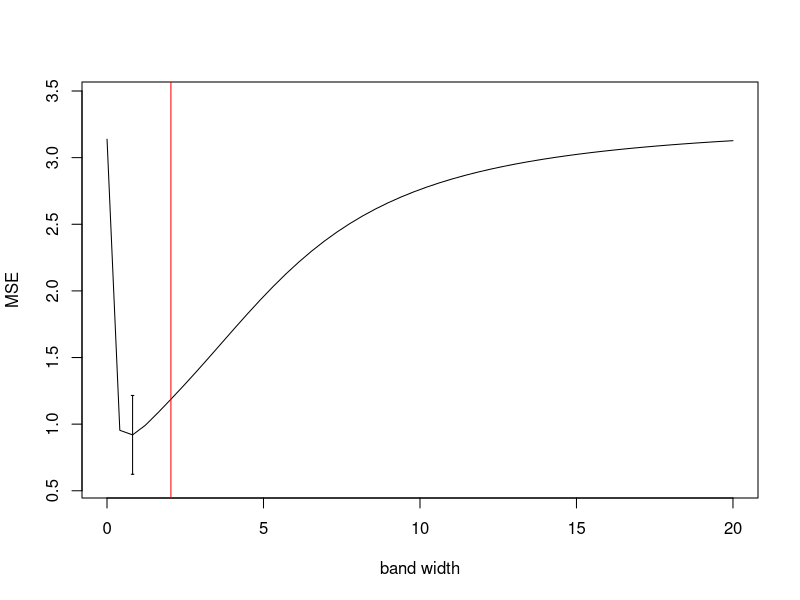

R code for this plot:
#!/usr/bin/env R
# -*- coding: utf-8 -*-
# @Date    : 2017-11-05 22:38:16
# @Author  : Roth (rothdyt@gmail.com)
# @Version : 0.9

KernelRegression <- function(x,y,x0,bandwidth){
  # ------------------------- function document --------------------------------
  # Perform univariate Gaussian Kernel Regression
  #
  # @Args:
  # x:  predictor; matrix n*1
  # y:  response; matrix n*1
  # x0: points you want to predict; matix m*1	
  # bandwidth: bandwidth used in the kernel function
  
  # @values:
  #	fval: prediced value at points x0
  x0 <- matrix(x0,ncol=1)
  x <- matrix(x,ncol=1)
  y <- matrix(y,ncol=1)
  GaussianKernel <- function(xi,x0,bandwidth){
    bandwidth <- 0.3706506 * bandwidth
    distance <- (xi - x0) / bandwidth
    kval <- 1 / sqrt(2 * pi) * exp(- distance^2/2)
    # prevent zero 
    label <- which(kval <= 1e-12)
    kval[label] <- 1e-12
    return(kval / bandwidth)
  }
  fval <- rep(0,length(x0))
  for (j in seq_len(length(x0))){
    weights <- sapply(x,GaussianKernel,x0[j],bandwidth)
    nomralizer <- sum(weights)
    weights <- weights / nomralizer
    fval[j] <- t(weights) %*% y
  }
  return(fval)
}
KR.cv <- function(x,y,bandwidthrange,K=10){
  x <- matrix(x,ncol=1)
  y <- matrix(y,ncol=1)
  if (!exists(".Random.seed", envir = .GlobalEnv, inherits = FALSE))
    seed <- get(".Random.seed", envir = .GlobalEnv, inherits = FALSE)
  n <- nrow(x)
  if ((K > n) || (K <= 1))
    stop("'K' outside allowable range")
  K.o <- K
  K <- round(K)
  kvals <- unique(round(n/(1L:floor(n/2))))
  temp <- abs(kvals - K)
  if (!any(temp == 0))
    K <- kvals[temp == min(temp)][1L]
  if (K != K.o)
    warning(gettextf("'K' has been set to %f", K), domain = NA)
  f <- ceiling(n/K)
  s <- sample(rep(1L:K, f), n)
  ms <- max(s)
  MSE <- rep(0,length(bandwidthrange))
  sd <- rep(0,length(bandwidthrange))
  for (t in seq_len(length(bandwidthrange))){
    mse.t <- matrix(NA,nrow = K,ncol=1)
    for (i in seq_len(ms)){
      j.out <- seq_len(n)[(s == i)]
      j.in <- seq_len(n)[(s != i)]
      x.i<-x[j.in,,drop=FALSE]
      y.i<-y[j.in,,drop=FALSE]
      y.pred.i <- KernelRegression(x.i,y.i,x[j.out,,drop=FALSE],
                                   bandwidth=bandwidthrange[t])
      y.test.i <- y[j.out,,drop=FALSE]
      mse.t[i,1] <- sum((y.pred.i - y.test.i)^2)/length(y.test.i) 
    }
    MSE[t] <- sum(mse.t) / K
    sd[t] <- sd(mse.t)
  }
  index <- which.min(MSE)
  best.bandwidth <- bandwidthrange[index]
  results <- list(best.bandwidth=best.bandwidth,
                  bandwidthrange=bandwidthrange,
                  MSE=MSE,sd=sd)
  class(results) <- "KernelRegression"
  return(results)	
}

plot.kg <- function(KernelRegressionObject,onesd=TRUE){
  xstart <- KernelRegressionObject$bandwidthrange[which.min(
    KernelRegressionObject$MSE)] * 0.95
  xend <- KernelRegressionObject$bandwidthrange[which.min(
    KernelRegressionObject$MSE)] * 1.05
  yupper <- min(KernelRegressionObject$MSE)+
    KernelRegressionObject$sd[which.min(
      KernelRegressionObject$MSE)]
  ylower <- min(KernelRegressionObject$MSE)-
    KernelRegressionObject$sd[which.min(
      KernelRegressionObject$MSE)]
  plot(KernelRegressionObject$bandwidthrange,
       KernelRegressionObject$MSE,type="l",
       ylim=c(ylower*0.9,max(KernelRegressionObject$MSE)*1.1),
       xlab="band width",ylab="MSE")
  segments(x0=xstart,y0=yupper,x1=xend)
  segments(x0=xstart,y0=ylower,x1=xend)
  segments(x0=KernelRegressionObject$bandwidthrange[which.min(
    KernelRegressionObject$MSE)],y0=ylower,y1=yupper)
  if (onesd){
    label <- which(KernelRegressionObject$MSE < yupper & 
                     ylower < KernelRegressionObject$MSE)
    if (length(label) != 0){
      label <- max(label)
      bandwith.suggest <- KernelRegressionObject$bandwidthrange[label]
      abline(v=bandwith.suggest,col="red")
    }else{
      bandwith.suggest <- KernelRegressionObject$bandwidthrange[which.min(
        KernelRegressionObject$MSE)]
      abline(v=bandwith.suggest,col="red")
    }
    print(paste("Suggested band width is",round(bandwith.suggest,digits=2)))
  }
}

KR.cv.fast <- function(x,y,bandwidthrange,K=5){
  y <- y[order(x)]
  x <- x[order(x)]
  x <- matrix(x,ncol=1)
  y <- matrix(y,ncol=1)
  if (!exists(".Random.seed", envir = .GlobalEnv, inherits = FALSE))
    seed <- get(".Random.seed", envir = .GlobalEnv, inherits = FALSE)
  n <- nrow(x)
  if ((K > n) || (K <= 1))
    stop("'K' outside allowable range")
  K.o <- K
  K <- round(K)
  kvals <- unique(round(n/(1L:floor(n/2))))
  temp <- abs(kvals - K)
  if (!any(temp == 0))
    K <- kvals[temp == min(temp)][1L]
  if (K != K.o)
    warning(gettextf("'K' has been set to %f", K), domain = NA)
  f <- ceiling(n/K)
  s <- sample(rep(1L:K, f), n)
  ms <- max(s)
  MSE <- rep(0,length(bandwidthrange))
  sd <- rep(0,length(bandwidthrange))
  for (t in seq_len(length(bandwidthrange))){
    mse.t <- matrix(NA,nrow = K,ncol=1)
    for (i in seq_len(ms)){#browser()
      j.out <- seq_len(n)[(s == i)]
      j.in <- seq_len(n)[(s != i)]
      x.i<-x[j.in,,drop=FALSE]
      y.i<-y[j.in,,drop=FALSE]
      y.pred.i <- ksmooth(x.i, y.i, kernel = "normal", 
                          bandwidth = bandwidthrange[t], x.points = x[j.out,,drop=FALSE])$y
      y.test.i <- y[j.out,,drop=FALSE]
      label.i <- which(is.na(y.pred.i))
      if (length(label.i)>0){
        if (length(label.i)==length(y.pred.i)){
          y.pred.i <- rep(mean(y.i),length(label.i))
        }else{
          y.pred.i <- y.pred.i[-label.i]
          y.test.i <- y.test.i[-label.i]
        }
      }
      mse.t[i,1] <- sum((y.pred.i - y.test.i)^2)/length(y.test.i) 
    }
    
    MSE[t] <- sum(mse.t) / K
    sd[t] <- sd(mse.t)
  }
  index <- which.min(MSE)
  best.bandwidth <- bandwidthrange[index]
  results <- list(best.bandwidth=best.bandwidth,
                  bandwidthrange=bandwidthrange,
                  MSE=MSE,sd=sd)
  class(results) <- "KernelRegression"
  return(results)	
}


# test
set.seed(1234)
x <- runif(100, 0, 2*pi)
x <- x[order(x)]
y <- 2 * sin(x) + rnorm(length(x))
bandwidthrange = seq(0.001,20,length.out = 50)
set.seed(1)
r <- KR.cv(x,y,bandwidthrange,K=10)
plot.kg(r)



